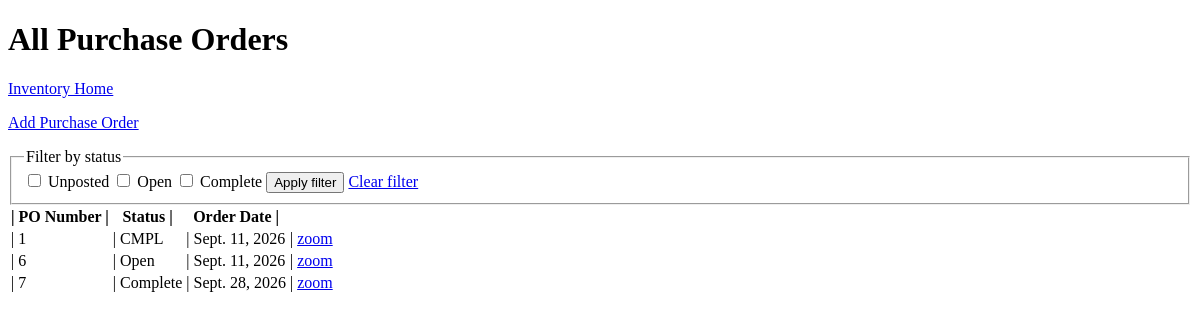
/inventory/purchase_orders/, run on an earlier commit of the app's database.
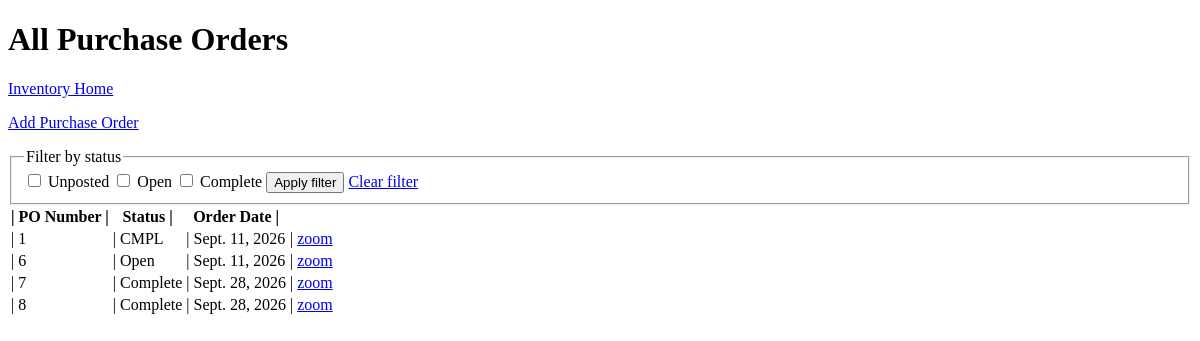
And on a later commit of the database.
### inventory/models.py (models this page shows, shortened)
class Purchase_Order(models.Model):
    class Status(models.TextChoices):
        UNPOSTED = 'UPST', ('Unposted')
        OPEN = 'OPEN', ('Open')
        COMPLETE = 'CMPL', ('Complete')
    po_num = models.IntegerField(primary_key=True)
    order_date = models.DateField(null=True, blank=True)
    status = models.TextField(choices=Status.choices, default='Unposted', max_length=10)

### inventory/views.py (the view)
# urls.py: path('inventory/purchase_orders/', views.all_pos, name="purchase_order_overview"),
def all_pos(request):
    statuses = ['Unposted', 'Open', 'Complete']
    selected_statuses = [
        status for status in request.GET.getlist('status')
        if status in statuses
    ]
    purchase_orders = Purchase_Order.objects.all()
    if selected_statuses:
        purchase_orders = purchase_orders.filter(status__in=selected_statuses)
    table = []
    for po in purchase_orders:
        table.append({
            'po_num': po.po_num,
            'date': po.order_date,
            'status': po.status
        })
    return render(request, 'inventory/all_pos.html', {
        'table': table,
        'statuses': statuses,
        'selected_statuses': selected_statuses,
    })

### inventory/templates/inventory/all_pos.html (shortened to what this page needs)
<!DOCTYPE html>
<html lang="en">
<head>
</head>
<body>
	<header>
		<h1>All Purchase Orders</h1>
	</header>
	<p><a href="/inventory/">Inventory Home</a></p>
	<p><a href="/inventory/purchase_orders/add">Add Purchase Order</a></p>
    <form method="get">
        <fieldset>
            <legend>Filter by status</legend>
            {% for status in statuses %}
                <label>
                    <input type="checkbox" name="status" value="{{ status }}"
                        {% if status in selected_statuses %}checked{% endif %}>
                    {{ status }}
                </label>
            {% endfor %}
            <button type="submit">Apply filter</button>
            <a href="{% url 'purchase_order_overview' %}">Clear filter</a>
        </fieldset>
    </form>
    <table>
        <tbody>
            <tr>
                <th>| PO Number | </th>
                <th>Status | </th>
                <th>Order Date | </th>
            </tr>
                {% for entry in table %}
                    <tr>
                        <td>| {{ entry.po_num }}</td>
                        <td>| {{ entry.status }}</td>
                        <td>| {{ entry.date }}</td>
                        <td>| <a href="/inventory/purchase_orders/zoom/{{ entry.po_num }}">zoom</a></td>
                    </tr>
                {% endfor %}
        </tbody>
    </table>
</body>
</html>

What changed in the data, as far as the page shows it:
added Purchase_Order: status "Complete", date "Sept. 28, 2026"
Also different on the page:
new list line: "| 8 | | | zoom"
